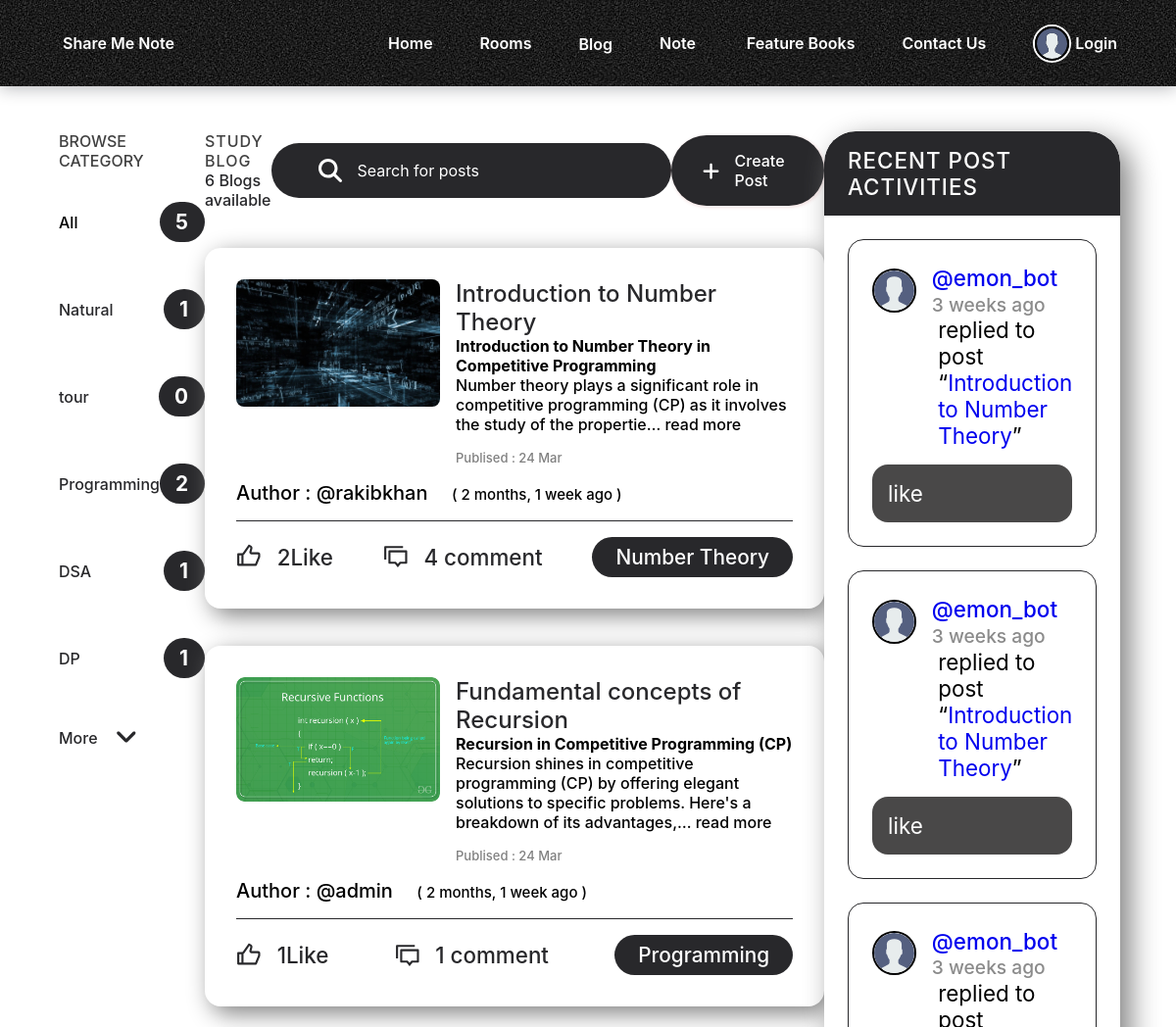
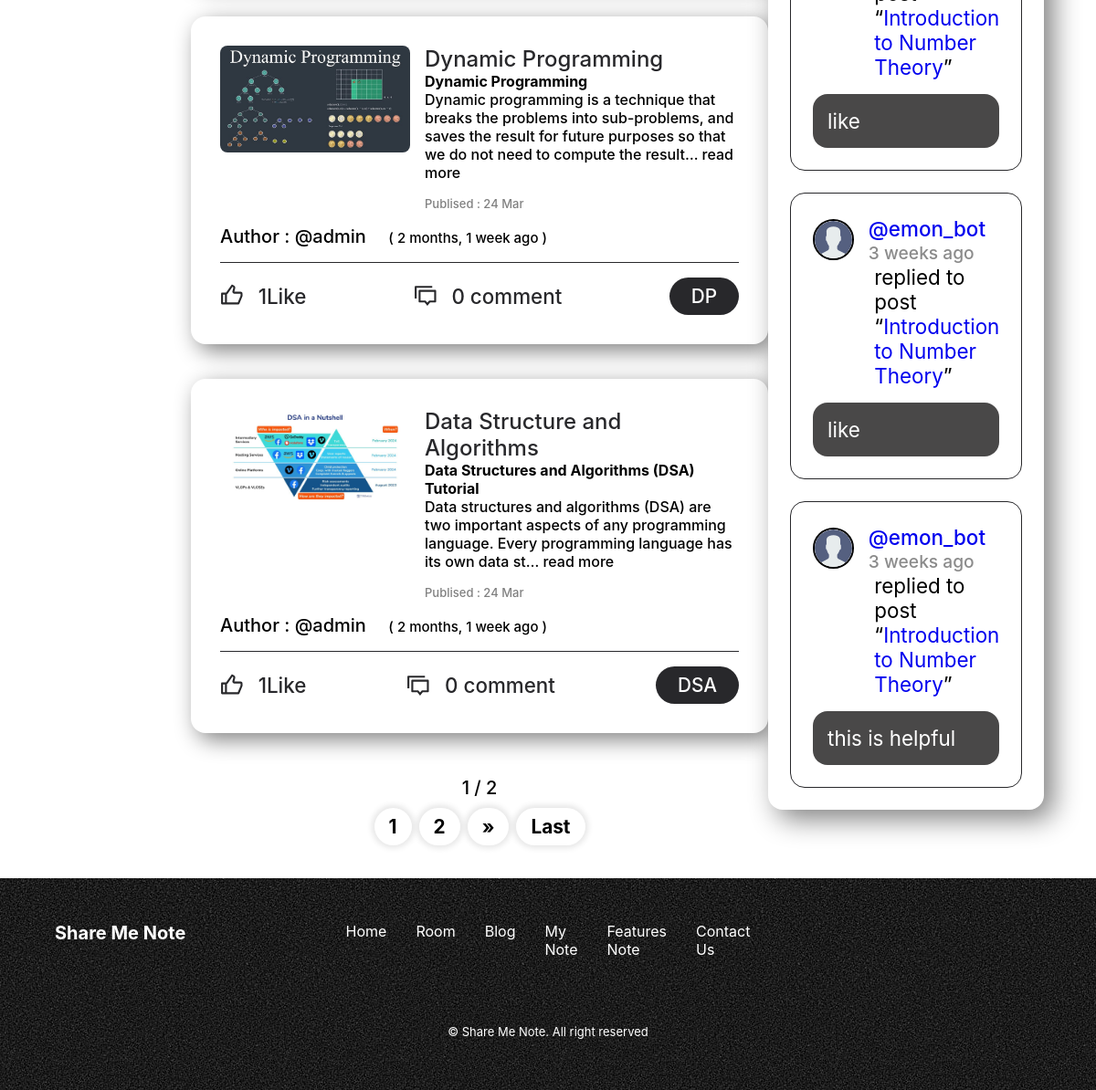
Screenshot of /blog/ with the database file from the repository (2 pictures, top to bottom).
### blog/models.py (models this page shows, shortened)
class Category(models.Model):
    title = models.CharField(max_length=100)
    category_id = models.UUIDField(default=uuid.uuid4, primary_key=True, unique=True, editable=False)
    slug = models.SlugField()
    def __str__(self):
        return self.title

class Post(models.Model) :
    writer = models.ForeignKey(User, on_delete=models.SET_NULL, null=True, blank=True)
    title = models.CharField(max_length=500)
    image = models.ImageField(upload_to='blog-img')
    content = RichTextField()
    liked = models.ManyToManyField(User, default=None, blank=True, related_name='liked')
    status = models.BooleanField('Approved', default = False)
    created = models.DateTimeField(auto_now_add = True)
    modified = models.DateTimeField(auto_now=True)
    slug = models.SlugField(unique=True, max_length=500)
    category = models.ForeignKey(Category, on_delete=models.SET_NULL, blank=True, null=True)
    class Meta:
        ordering = ['-created', '-modified']
    def __str__(self):
        return self.title

class Comment(models.Model):
    user = models.ForeignKey(User, on_delete=models.CASCADE)
    post = models.ForeignKey(Post, on_delete=models.CASCADE)
    comment = models.TextField()
    updated = models.DateTimeField(auto_now=True)
    created = models.DateTimeField(auto_now_add=True)
    show_comment = models.BooleanField(default=True)
    class Meta:
        ordering = ['-updated', '-created']

### base/models.py (models this page shows)
class User(AbstractUser):
    name = models.CharField(max_length=200, null=True)
    email = models.EmailField(unique=True, null=True)
    bio = models.TextField(null=True)
    avatar = models.ImageField(null=True, default="avatar.svg")
    USERNAME_FIELD = 'email'
    REQUIRED_FIELDS = []

### blog/views.py (the view)
# urls.py: path('', views.index, name='index'),
def index(request):
    q = request.GET.get('q') if request.GET.get('q') != None else ''
    post_comment = Comment.objects.filter(
        Q(post__comment__comment__icontains = q)
    )[0:5]
    posts = Post.objects.filter(
        Q(category__title__icontains=q) |
        Q(title__icontains = q) |
        Q(content__icontains = q)
    )
    blog_count = Post.objects.filter(status=True).count()
    page = Paginator(posts, 5)
    page_number = request.GET.get('page' , 1)
    postPagefianal= page.get_page(page_number)
    totalpage = postPagefianal.paginator.num_pages
    categorys = Category.objects.all()[0:5]
    context = {'posts' : postPagefianal,"categorys":categorys,"blog_count":blog_count,
               'postdata':postPagefianal, 'lastpage':totalpage,'totalpagelist':[n+1 for n in range (totalpage)],'page':page_number,
               'post_comment':post_comment
               }
    return render(request,'blog/index.html', context)

### blog/templates/blog/index.html (shortened to what this page needs)
{% extends 'main.html' %}
{% block content %}
<main class="layout layout--3">
    <div class="container">
        {% include 'blog/browse_category.html' %}
        <div class="roomList">
            <div class="roomList__header">
                <div>
                  <h2>Study Blog</h2>
                  <p>{{blog_count}} Blogs available</p>
                </div>
                <form action="{% url 'index' %}" method="GET" class="header__search">
                  <label>
                    <input name="q" placeholder="Search for posts" />
                  </label>
                </form>
                <a class="btn btn--main" href="{% url 'create' %}">
                  Create Post
                </a>
            </div>
            {% include 'blog/post_com.html' %}
            <div class="center">
              <p style="padding: 10px; color: black; text-align:center;font-weight:500;font-size:20px">{{page}} / {{postdata.paginator.num_pages}} </p>
              <div class="pagination pagination1 pagination3 pagination4 pagination6">
                {% for n in  totalpagelist%}
                <a class="btn-page" href="?page={{n}}">{{n}}</a>{% endfor %}
                {% if postdata.has_next %}
                <a class="btn-page" href="?page={{postdata.next_page_number}}">&raquo;</a>
                <a class="btn-page" href="?page={{lastpage}}">Last</a>
                {% endif %}
              </div>
            </div>
        </div>
    <div>
        {% include 'blog/comment.html' %}
</main>
{% endblock %}

### blog/templates/blog/browse_category.html (shortened to what this page needs)
<div class="topics">
  <div class="topics__header">
    <h2>Browse Category</h2>
  </div>
  <ul class="topics__list">
    <li>
      <a href="{% url 'index' %}" class="active"
        >All <span>{{categorys.count}}</span></a
      >
    </li>
    {% for category in categorys %}
    <li>
      <a href="{% url 'index' %}?q={{category.title}}"
        >{{category.title}}<span>{{category.post_set.all.count}}</span></a
      >
    </li>
    {% endfor %}
  </ul>
  <a class="btn btn--link" href="{% url 'categorys' %}">
    More
  </a>
</div>

### blog/templates/blog/post_com.html (shortened to what this page needs)
{% for post in posts %}
{% if post.status %}
            <div class="roomListRoom">
                <div class="blogListRoom__header">
                    <a href="{% url "detail" post.slug %}" class="blogListRoom__author">
                        <div class="blog-img blog--small">
                            <img src="{{post.image.url}}" />
                        </div>
                       <div>
                        <span class="blog-title">{{post.title}}</span>
                        {{post.content|safe|truncatechars:200}} read more
                        <div class="blogListRoom__actions">
                           Publised : {{post.created|date:"d M"}}
                        </div>
                       </div>
                    </a>
                </div>
                <div class="roomListRoom__content">
                    <a href="{% url 'user-profile' post.writer.username %}" style="color:black; font-size:20px">Author : @{{post.writer.username}}</a>
                    <span style="margin-left:20px; font-size:15px;">( {{post.created|timesince}} ago )</span>
                </div>
                <div class="roomListRoom__meta">
                    <form action="{% url 'like-post' %}" method='POST'>
                        {% if user not in post.liked.all %}
                           <button type='submit'class="roomListRoom__joined" style="outline: none;
                           border: none;background-color: white; cursor: pointer;"> {{post.liked.all.count}}Like</button>
                        {% endif %}
                    </form>
                    <a href="{% url "detail" post.slug %}" class="roomListRoom__joined">
                       {{post.comment_set.all.count}} comment
                    </a>
                    <p class="roomListRoom__topic">{{post.category}}</p>
                </div>
            </div>
            {% endif %}
{% endfor %}

### blog/templates/blog/comment.html (shortened to what this page needs)
<div class="activities">
  {% if post_comment %}
  <div class="activities__header">
    <h2>Recent Post Activities</h2>
  </div>
  {% endif %} {% for comment in post_comment %}
  <div class="activities__box">
    <div class="activities__boxHeader roomListRoom__header">
      <a href="#" class="roomListRoom__author">
        <div class="avatar avatar--small">
          <img src="{{comment.user.avatar.url}}" />
        </div>
        <p>
          @{{comment.user.username}}
          <span>{{comment.created|timesince}} ago</span>
        </p>
      </a>
    </div>
    <div class="activities__boxContent">
      <p>replied to post “<a href="#">{{comment.post}}</a>”</p>
      <div class="activities__boxRoomContent">{{comment.comment}}</div>
    </div>
  </div>
  {% endfor %}
</div>

### rows the page displays
Category: title "Natural", post_set.all.count "1"
Category: title "tour", post_set.all.count "0"
Category: title "Programming", post_set.all.count "2"
Category: title "DSA", post_set.all.count "1"
Category: title "DP", post_set.all.count "1"
Post: image (picture), title "Introduction to Number Theory", content "Introduction to Number Theory in Competitive Programming Number theory plays a significant role in competitive programming (CP) as it involves the study of the propertie…", created "24 Mar", writer.username "rakibkhan", created "2 months, 1 week", liked.all.count "2", comment_set.all.count "4", category "Number Theory"
Post: image (picture), title "Fundamental concepts of Recursion", content "Recursion in Competitive Programming (CP) Recursion shines in competitive programming (CP) by offering elegant solutions to specific problems. Here's a breakdown of its advantages,…", created "24 Mar", writer.username "admin", created "2 months, 1 week", liked.all.count "1", comment_set.all.count "1", category "Programming"
Post: image (picture), title "Dynamic Programming", content "Dynamic Programming Dynamic programming is a technique that breaks the problems into sub-problems, and saves the result for future purposes so that we do not need to compute the result…", created "24 Mar", writer.username "admin", created "2 months, 1 week", liked.all.count "1", comment_set.all.count "0", category "DP"
Post: image (picture), title "Data Structure and Algorithms", content "Data Structures and Algorithms (DSA) Tutorial Data structures and algorithms (DSA) are two important aspects of any programming language. Every programming language has its own data st…", created "24 Mar", writer.username "admin", created "2 months, 1 week", liked.all.count "1", comment_set.all.count "0", category "DSA"
Comment: user.avatar (placeholder picture), user.username "emon_bot", created "3 weeks", post "Introduction to Number Theory", comment "like"
Comment: user.avatar (placeholder picture), user.username "emon_bot", created "3 weeks", post "Introduction to Number Theory", comment "this is helpful"

### other values shown
{{ categorys.count }} "5"
{{ blog_count }} "6"
{{ page }} "1"
{{ postdata.paginator.num_pages }} "2"
{{ n }} "1" "2"
